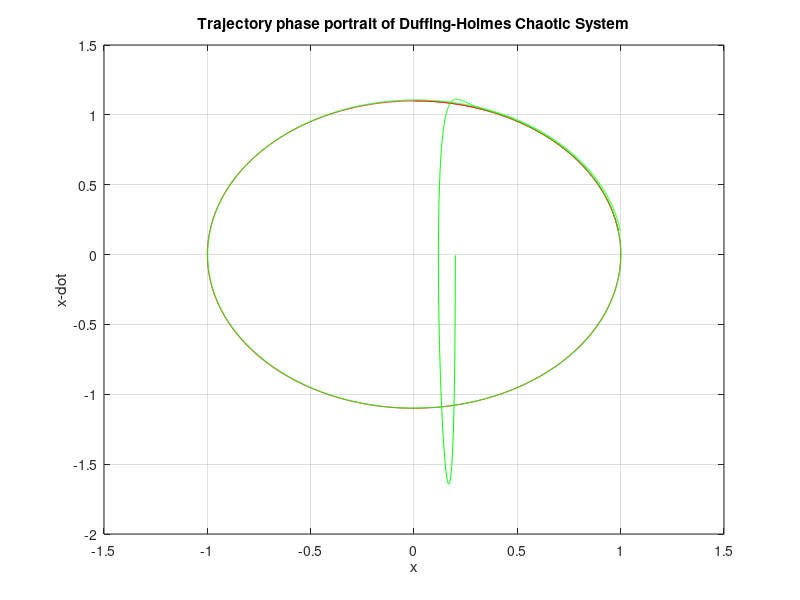
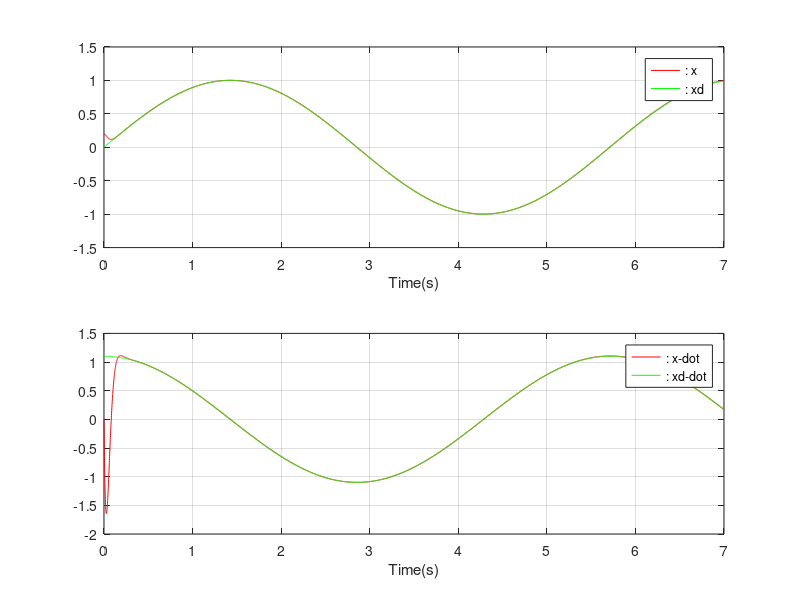
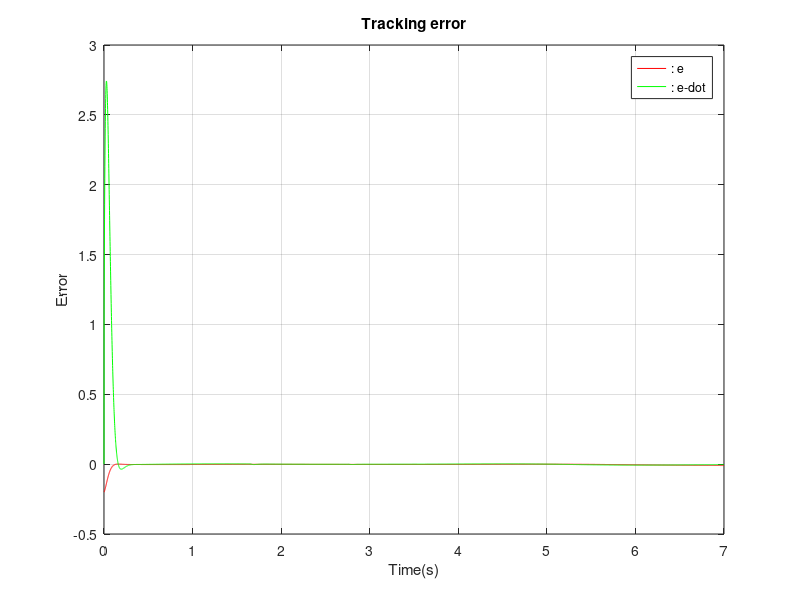
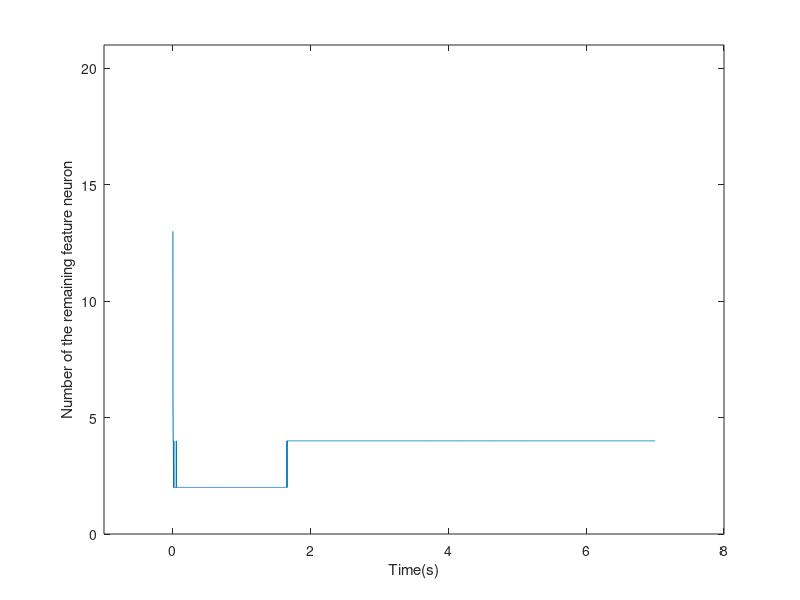

MATLAB code to generate these figures, in order:
clear;
close all;

TT = 7;%total time
ts = 0.001;%sampling time
error = 0;%error vector
error_old = 0;%old error vector
derror = 0;%derivative of error
ss = 0;%smc controller

%%%%%%%%%%%%%%%%%%SODLRBLS parameters%%%%%%%%%%%%%%%%
intput_num = 1;%input dimension
output_num = 1;%output dimension
fea_numi = 2;%the number of feature group
fea_numk_max = 10;%the maximum number of feature neuron in each feature group
fea_numk = randi([1 10],fea_numi,1);%random the number of feature neuron in each feature group
en_num = 1;%the number of enhancement neuron

%%%%%% SODLRBLS parameters %%%%%%%
wfkli = unifrnd(-1,1,[fea_numi*fea_numk_max,intput_num]);
bfki = unifrnd(-1,1,[fea_numi*fea_numk_max,1]);
wjki = unifrnd(-1,1,[en_num,fea_numi*fea_numk_max]);
wki = unifrnd(-1,1,[fea_numi*fea_numk_max,output_num]);
wj = unifrnd(-1,1,[en_num,output_num]);
wro = unifrnd(-1,1,[intput_num,1]);
wr = unifrnd(-1,1,[en_num,1]);
bb = unifrnd(-1,1,[en_num,fea_numi*fea_numk_max]);
cc = unifrnd(-1,1,[en_num,fea_numi*fea_numk_max]);

%%%%%% learning rate %%%%%%%
ewfkli = 0.01*eye(intput_num*fea_numi*fea_numk_max);
ebfki = 0.01*eye(fea_numi*fea_numk_max);
ewjki = 0.01*eye(en_num*fea_numi*fea_numk_max);
ewki = 0.01*eye(fea_numi*fea_numk_max);
ewj = 0.01*eye(en_num);
ewro = 0.01*eye(intput_num);
ewr = 0.01*eye(en_num);
ebb = 0.01*eye(en_num*fea_numi*fea_numk_max);
ecc = 0.01*eye(en_num*fea_numi*fea_numk_max);

ddd = 0;
dgg = 0;
dd = 0;%deleting threshold
dg = 0;%generating threshold
Pwc = 0.1;%deleting threshold coefficient
Pbc = 1;%generating threshold coefficient

%%%%%% plot parameters %%%%%%%
E4 = [];
D_E4 = [];
X4 = [];
X_D4 = [];
XD4 = [];
XD_D4 = [];
U4 =  [];
NUMK4 = [];

x = 0.2;%initial system state
x_d = 0.2;%initial system state
RR = 0.07;%attenuation coefficient

uSODLRBLS = zeros(output_num,1);%the output of SODLRBLS
uSODLRBLS_old = zeros(output_num,1);
uSODLRBLS_old_old = zeros(output_num,1);
H_old = zeros(output_num,en_num);

%%%%%% main program %%%%%%%
for index = 0:1:TT/ts
    NUMK4 = [NUMK4 sum(fea_numk)];
    
    t = index*ts;
    xd = sin(1.1*t);
    xd_d = 1.1*cos(1.1*t);
    error = xd-x;%tracking error
    if index ~= 0
        derror = (error-error_old)/ts;
    end
    ss = 0.5*derror+10*error;
    
    %%%%%% count the output of SODLRBLS %%%%%%%
    Z1 = zeros(fea_numi,fea_numk_max);
    Z2 = zeros(fea_numi,fea_numk_max);
    Z = zeros(fea_numi,fea_numk_max);
    H = zeros(en_num,1);
    for i = 1:fea_numi
        for k = 1:fea_numk(i)
            if t>0.001
                Z1(i,k) = wfkli((i-1)*fea_numk_max+k,:)*(ss.*wro.*uSODLRBLS_old./uSODLRBLS_old_old)+bfki((i-1)*fea_numk_max+k);
            else
                Z1(i,k) = wfkli((i-1)*fea_numk_max+k,:)*ss+bfki((i-1)*fea_numk_max+k);
            end
            Z2(i,k) = (exp(Z1(i,k))-exp(-Z1(i,k)))./(exp(Z1(i,k))+exp(-Z1(i,k)));
        end
    end
    Z = zeros(fea_numi*fea_numk_max,1);
    for i = 1:fea_numi
        for k = 1:fea_numk_max
            Z((i-1)*fea_numk_max+k) = Z2(i,k);
        end
    end
    for j = 1:en_num
        for i = 1:fea_numi
            for k = 1:fea_numk(i)
                H(j) = H(j)+(wjki(j,(i-1)*fea_numk_max+k)*Z2(i,k)+wr(j).*H_old(j)-cc(j,(i-1)*fea_numk_max+k)).^2./(bb(j,(i-1)*fea_numk_max+k).^2);
            end
        end
        H(j) = exp(-H(j));
        H_old(j) = H(j);
    end
    uSODLRBLS = wki'*Z+wj'*H;
    
    %%%%%% record the output of SODLRBLS %%%%%%%
    if t>0
        uSODLRBLS_old_old = uSODLRBLS_old;
    end
    uSODLRBLS_old = uSODLRBLS;
    
    uRC = ((RR^2+1)/(2*RR^2))*ss;%the output robust controller
    U_t = uRC +uSODLRBLS;%output torque
    d = sin(2.*t)+cos(2.*t);%disturbance
    %Duffing-Holmes chaotic system
    xd_dd = -0.25 * xd_d + xd - xd^3 + 0.1 * sqrt(xd^2 + xd_d^2) * sin(t) + 0.3 * cos(t);
    x_dd = -0.25 * x_d + x - x^3 + 0.1 * sqrt(x^2 + x_d^2) * sin(t) + 0.3 * cos(t) + 0.1*x + d + U_t;
    xd_d = xd_d + xd_dd * ts;
    xd = xd + xd_d * ts;
    x_d = x_d + x_dd * ts;
    x = x + x_d *ts;
    
    %%%%%% TOPSIS %%%%%%%
    for i = 1:fea_numi
        for k = 1:fea_numk_max
            if sum(Z2(:,k))~=0
                ZZZ(i,k) = Z2(i,k)./sqrt(sum(Z2(:,k).^2));%进行规范化处理，值限定在[0,1]之间
            else
                ZZZ(i,k)=0;
            end
        end
    end
    
    for k = 1:fea_numk_max
        ma = ZZZ(:,k);
        summ = 0;
        for idx = 1:length(ma)
            if ma(idx) > 0
                summ = summ+ma(idx)*log(ma(idx));
            end
        end
        E(k) = -1/log(fea_numi)*summ;
        D(k) = 1-E(k);
    end
    
    for k = 1:fea_numk_max
        fai(k)=D(k)./sum(D);
    end
    
    for i = 1:fea_numi
        for k = 1:fea_numk_max
            v(i,k)=ZZZ(i,k).*fai(k);
        end
    end
    
    for k = 1:fea_numk_max
        vmax(k) = max(v(:,k));
        vmin(k) = min(v(:,k));
    end
    
    for i = 1:fea_numi
        smax(i) = sqrt(sum((v(i,:)'-vmax(:)).^2));
        smin(i) = sqrt(sum((v(i,:)'-vmin(:)).^2));
        wc(i) = smax(i)/(smax(i)+smin(i));
        bc(i) = smin(i)/(smax(i)+smin(i));
    end
    
    maa = wc(:);
    maxx = -inf;
    for idx = 1:length(maa)
        if maa(idx) < 1 && maa(idx) > 0.00001
            if maa(idx) > maxx
                maxx = maa(idx);
            end
        end
    end
    if t > 0
        if ddd > maxx && maxx~=-inf
            ddd = maxx;
        end
    else
        ddd = maxx;
    end
    dd = Pwc*ddd;
    
    for i=1:fea_numi
        for k = 1:fea_numk(i)
            if Z2(i,k)<dd
                if fea_numk(i)>1
                    fea_numk(i) = fea_numk(i)-1;
                    for k1 = k:fea_numk(i)
                        for l = 1:intput_num
                            wfkli((i-1)*fea_numk_max+k1,l) = wfkli((i-1)*fea_numk_max+k1+1,l);
                        end
                        bfki((i-1)*fea_numk_max+k1) = bfki((i-1)*fea_numk_max+k1+1);
                        for j = 1:en_num
                            wjki(j,(i-1)*fea_numk_max+k1) = wjki(j,(i-1)*fea_numk_max+k1+1);
                        end
                    end
                end
            end
        end
    end
    
    maa = bc(:);
    minn = inf;
    for idx = 1:length(maa)
        if maa(idx) > 0.00001 && maa(idx) < 1
            if maa(idx) < minn
                minn = maa(idx);
            end
        end
    end
    if t>0
        if dgg < minn && minn ~= inf
            dgg = minn;
        end
    else
        dgg = minn;
    end
    dg = Pbc*dgg;
    Z_max = max(Z);
    if Z_max<dg
        for i = 1:fea_numi
            if fea_numk(i)<fea_numk_max
                fea_numk(i) = fea_numk(i)+1;
            end
        end
    end
    
    %%%%%% SODLRBLS parameters updating %%%%%%%
    %%%%%% wki updating %%%%%%%
    wki = wki-ewki*Z*ss';
    
    %%%%%% wj updating %%%%%%%
    wj = wj-ewj*H*ss';
    
    %%%%%% wfkli updating %%%%%%%
    wfkli_d = zeros(fea_numi*fea_numk_max,intput_num*fea_numi*fea_numk_max);
    if t>0.001
        for j = 1:fea_numi*fea_numk_max
            for k = 1:intput_num
                wfkli_d(j,(j-1)*intput_num+k) = (1-Z(j).^2).*ss(k).*wro(k).*uSODLRBLS_old(k)./uSODLRBLS_old_old(k);
            end
        end
    else
        for j = 1:fea_numi*fea_numk_max
            for k = 1:intput_num
                wfkli_d(j,(j-1)*intput_num+k) = (1-Z(j).^2).*ss(k);
            end
        end
    end
    wfkli = wfkli-reshape(ewfkli*wfkli_d'*wki*ss,fea_numi*fea_numk_max,intput_num);
    
    %%%%%% bfki updating %%%%%%%
    bfki_d1 = zeros(1,fea_numi*fea_numk_max);
    bfki_d = zeros(fea_numi*fea_numk_max,fea_numi*fea_numk_max);
    for j = 1:fea_numi*fea_numk_max
        bfki_d1(j) = (1-Z(j).^2);
    end
    for j = 1:fea_numi*fea_numk_max
        bfki_d(j,:) = bfki_d1;
    end
    bfki = bfki-reshape(ebfki*bfki_d'*wki*ss,fea_numi*fea_numk_max,1);
    
    %%%%%% wro updating %%%%%%%
    if t>0.001
        wro_d1 = zeros(1,intput_num);
        wro_d = zeros(fea_numi*fea_numk_max,intput_num);
        for j = 1:intput_num
            wro_d1(j) = (1-Z(j).^2).*sum(wfkli(:,j)).*(ss(j).*uSODLRBLS_old(j)./uSODLRBLS_old_old(j));
        end
        for j = 1:fea_numi*fea_numk_max
            wro_d(j,:) = wro_d1;
        end
        wro = wro-reshape(ewro*wro_d'*wki*ss,intput_num,1);
    end
    
    %%%%%% wjki updating %%%%%%%
    wjki_d = zeros(en_num,en_num*fea_numi*fea_numk_max);
    for j = 1:en_num
        for k = 1:fea_numi*fea_numk_max
            wjki_d(j,(j-1)*fea_numi*fea_numk_max+k) = -2.*H(j).*Z(k).*(wjki(j,k)*Z(k)+wr(j).*H_old(j)-cc(j,k))./(bb(j,k).^2);
        end
    end
    wjki = wjki-reshape(ewjki*wjki_d'*wj*ss,en_num,fea_numi*fea_numk_max);
    
    %%%%%% bb updating %%%%%%%
    bb_d = zeros(en_num,en_num*fea_numi*fea_numk_max);
    for j = 1:en_num
        for k = 1:fea_numi*fea_numk_max
            bb_d(j,(j-1)*fea_numi*fea_numk_max+k) = 2.*H(j).*(wjki(j,k)*Z(k)+wr(j).*H_old(j)-cc(j,k)).^2./(bb(j,k).^3);
        end
    end
    bb = bb-reshape(ebb*bb_d'*wj*ss,en_num,fea_numi*fea_numk_max);
    
    %%%%%% cc updating %%%%%%%
    cc_d = zeros(en_num,en_num*fea_numi*fea_numk_max);
    for j = 1:en_num
        for k = 1:fea_numi*fea_numk_max
            cc_d(j,(j-1)*fea_numi*fea_numk_max+k) = 2.*H(j).*(wjki(j,k)*Z(k)+wr(j).*H_old(j)-cc(j,k))./(bb(j,k).^2);
        end
    end
    cc = cc-reshape(ecc*cc_d'*wj*ss,en_num,fea_numi*fea_numk_max);
    
    %%%%%% wr updating %%%%%%%
    wr_d1 = zeros(1,en_num);
    wr_d = zeros(en_num,en_num);
    for j = 1:en_num
        wr_d1(j) = -2.*H(j).*H_old(j).*sum(sum((wjki(j,:).*Z(:)+wr(j).*H_old(j)-cc(j,:))./(bb(j,:).^2)));
    end
    for j=1:en_num
        wr_d(j,:) = wr_d1;
    end
    wr = wr-reshape(ewr*wr_d'*wj*ss,en_num,1);
    
    %%%%%% plot %%%%%%%
    E4=[E4 error];
    D_E4=[D_E4 derror];
    X4=[X4 x];
    X_D4=[X_D4 x_d];
    XD4=[XD4 xd];
    XD_D4=[XD_D4 xd_d];
    U4=[U4 U_t];
    
    error_old = error;
end

fprintf('The RMSE is %d\n',sqrt(sum((E4).^2)/(TT/ts)));

T=0:0.001:7;
figure(1)
plot(XD4,XD_D4,'r',X4,X_D4,'g')
xlabel('x');
ylabel('x-dot');
title('Trajectory phase portrait of Duffing-Holmes Chaotic System');
grid on;
figure(2)
subplot(2,1,1)
plot(T,X4,'r',T,XD4,'g')
xlabel('Time(s)');
grid on;
legend(': x',': xd ');
subplot(2,1,2)
plot(T,X_D4,'r',T,XD_D4,'g')
xlabel('Time(s)');
grid on;
legend(': x-dot ',': xd-dot');
figure(3)
plot(T,E4,'r',T,D_E4,'g')
xlabel('Time(s)');
ylabel('Error');
grid on;
title('Tracking error');
legend(': e ',': e-dot');
figure(4)
plot(T,NUMK4);
axis([-1 8 0 21]);
xlabel('Time(s)');
ylabel('Number of the remaining feature neuron');
